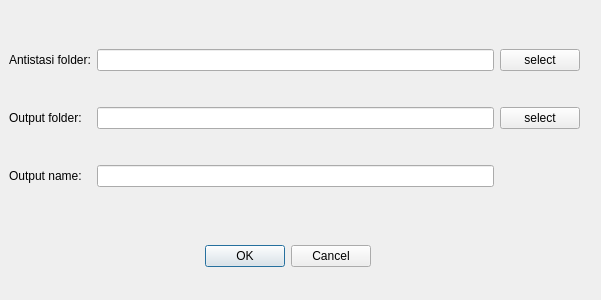
<?xml version="1.0" encoding="UTF-8"?>
<ui version="4.0">
 <class>Dialog</class>
 <widget class="QDialog" name="Dialog">
  <property name="geometry">
   <rect>
    <x>0</x>
    <y>0</y>
    <width>601</width>
    <height>300</height>
   </rect>
  </property>
  <property name="windowTitle">
   <string>Dialog</string>
  </property>
  <widget class="QDialogButtonBox" name="buttonBox">
   <property name="geometry">
    <rect>
     <x>30</x>
     <y>240</y>
     <width>341</width>
     <height>32</height>
    </rect>
   </property>
   <property name="orientation">
    <enum>Qt::Horizontal</enum>
   </property>
   <property name="standardButtons">
    <set>QDialogButtonBox::Cancel|QDialogButtonBox::Ok</set>
   </property>
  </widget>
  <widget class="QWidget" name="gridLayoutWidget">
   <property name="geometry">
    <rect>
     <x>9</x>
     <y>19</y>
     <width>571</width>
     <height>201</height>
    </rect>
   </property>
   <layout class="QGridLayout" name="gridLayout">
    <item row="0" column="1">
     <widget class="QLineEdit" name="line_config_ASfolder"/>
    </item>
    <item row="1" column="1">
     <widget class="QLineEdit" name="line_config_Outputfolder"/>
    </item>
    <item row="2" column="1">
     <widget class="QLineEdit" name="line_config_Outputname"/>
    </item>
    <item row="0" column="0">
     <widget class="QLabel" name="label_2">
      <property name="text">
       <string>Antistasi folder:</string>
      </property>
     </widget>
    </item>
    <item row="1" column="0">
     <widget class="QLabel" name="label_3">
      <property name="text">
       <string>Output folder:</string>
      </property>
     </widget>
    </item>
    <item row="2" column="0">
     <widget class="QLabel" name="label">
      <property name="text">
       <string>Output name:</string>
      </property>
     </widget>
    </item>
    <item row="0" column="2">
     <widget class="QPushButton" name="select_ASfolder_button">
      <property name="text">
       <string>select</string>
      </property>
     </widget>
    </item>
    <item row="1" column="2">
     <widget class="QPushButton" name="select_Output_button">
      <property name="text">
       <string>select</string>
      </property>
     </widget>
    </item>
   </layout>
  </widget>
 </widget>
 <resources/>
 <connections>
  <connection>
   <sender>buttonBox</sender>
   <signal>accepted()</signal>
   <receiver>Dialog</receiver>
   <slot>accept()</slot>
   <hints>
    <hint type="sourcelabel">
     <x>248</x>
     <y>254</y>
    </hint>
    <hint type="destinationlabel">
     <x>157</x>
     <y>274</y>
    </hint>
   </hints>
  </connection>
  <connection>
   <sender>buttonBox</sender>
   <signal>rejected()</signal>
   <receiver>Dialog</receiver>
   <slot>reject()</slot>
   <hints>
    <hint type="sourcelabel">
     <x>316</x>
     <y>260</y>
    </hint>
    <hint type="destinationlabel">
     <x>286</x>
     <y>274</y>
    </hint>
   </hints>
  </connection>
 </connections>
</ui>
